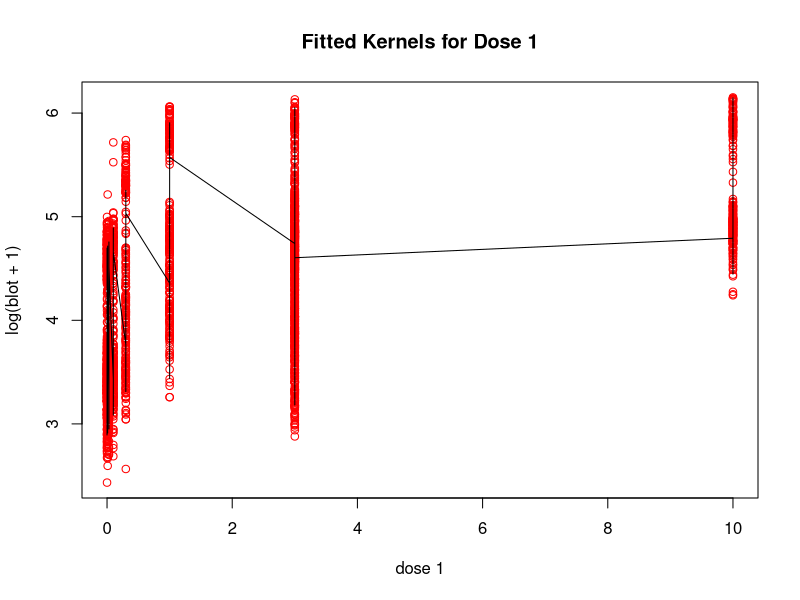
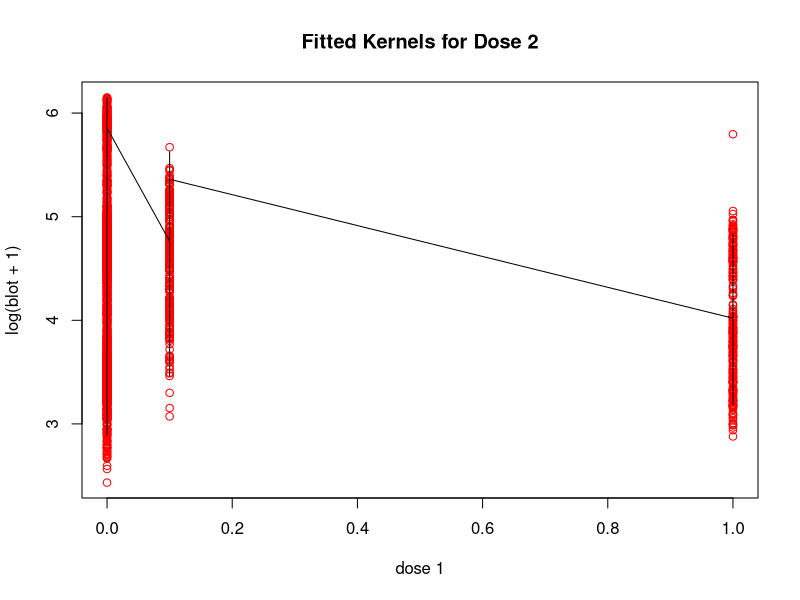
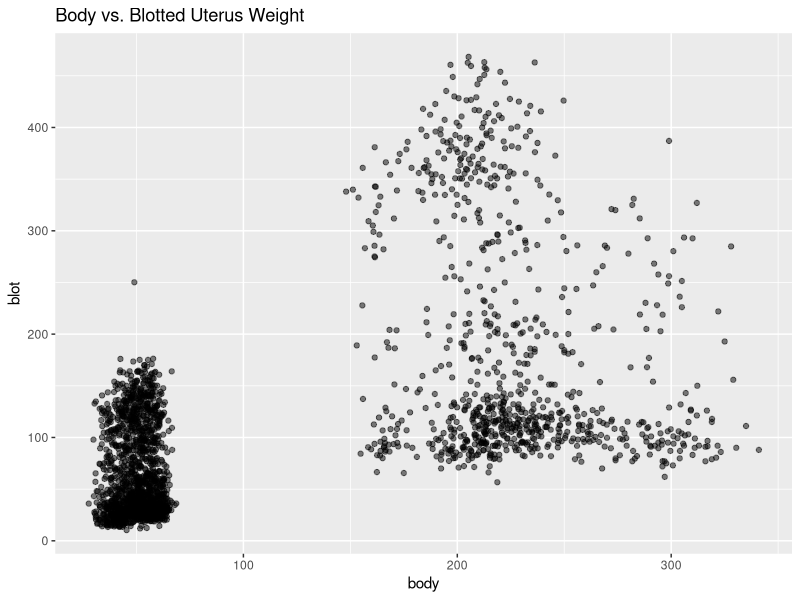
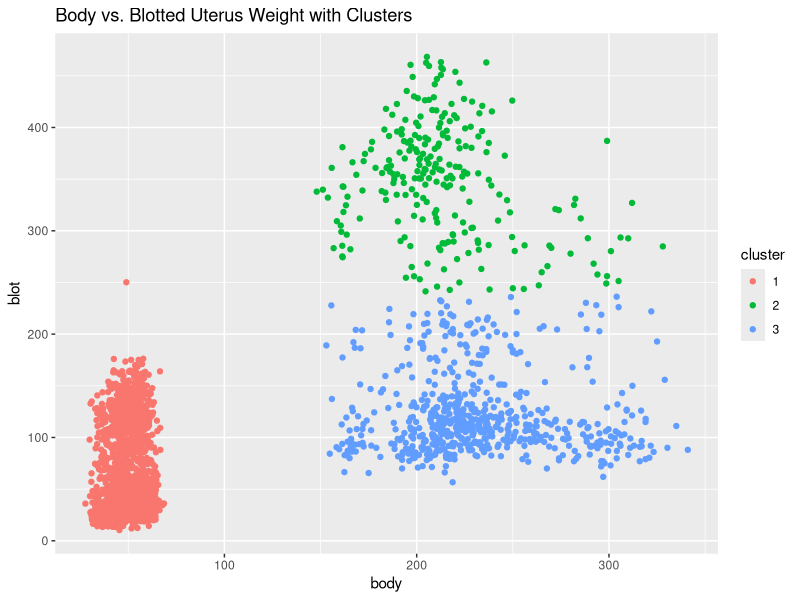

Reproduce these figures in R, in order. (Note: a time limit stopped this script after it produced the figures.)
## ---- chunk 1
library(dplyr)
library(lme4)
library(ggplot2)
library(magrittr)
library(knitr)
## ---- chunk 2
#Read in the data

dat <- read.table("case1.txt", header = T, stringsAsFactors = F, na.strings = ".", colClasses=c("character","character","numeric","numeric","numeric","numeric","numeric","numeric"))
dat <-  dat %>% filter(complete.cases(blot)) 
## ---- chunk 3
kable(head(dat))
## ---- chunk 4
#creates a kernel distribution for each covariate
#be careful of random samples--Big X can't have NAs
kern_distribution <- function(x,knots = 4) {
  ### s: #controls how wide the kernels are, s should be half the distance between two knots 
  ### tau: decides where the breaks are based on the number of knots
  ###knots: number of splits/peaks in the data
  ##x and y are the data
  
  tau <- seq(min(x), max(x), length.out = knots)
  s <- diff(tau)[1]/2
  X <- matrix(0, nrow=length(x),ncol=knots)
  for(i in 1:knots) {
    X[,i] <- x * dnorm(x, tau[i], s)
  }
  return(X)
}

#smoothing out the graph by predicting values for the fitted data
#same function as the kern distribution, but this time it is smoother
smooth_graph <- function(x,knots = 4) {
  tau <- seq(min(x), max(x), length.out = knots)
  s <- diff(tau)[1]/2
  x.predict <- seq(min(x), max(x), length.out=length(x))
  X.predict <- matrix(0, nrow=length(x.predict),ncol = knots)
  for(i in 1:knots) {
    X.predict[,i] <- x.predict * dnorm(x.predict, tau[i], s)
  }
  return(X.predict)
}
RMSE <- function(x,y) {return(sqrt(mean((y-x)^2)))} 
## ---- chunk 5

#attach(dat) ##attaches the data so we can just run through with the variable names

m2 <- lmer(log(blot + 1) ~ (1 + proto + kern_distribution(dose1, knots = 4) + kern_distribution(dose2, knots = 3)|lab) + kern_distribution(dose1, knots = 4) + kern_distribution(dose2, knots = 3) , data = dat)  #X + Z + R + S + random effect
#summary(m2)
## ---- chunk 6
plot(dat$dose1,log(dat$blot + 1), col = "red", main = "Fitted Kernels for Dose 1", ylab = "log(blot + 1)", xlab = "dose 1") #plots the true data
lines(sort(dat$dose1), fitted(m2)[order(dat$dose1)]) #shows how well the model fits the true data
#abline(v = tau)

plot(dat$dose2, log(dat$blot + 1), col = "red", main = "Fitted Kernels for Dose 2", ylab = "log(blot + 1)", xlab = "dose 1")
lines(sort(dat$dose2), fitted(m2)[order(dat$dose2)])
#abline(v = tau)

## ---- chunk 7
ggplot(data = dat, aes(x=body, y=blot))+geom_point(alpha=0.5) + ggtitle("Body vs. Blotted Uterus Weight")
## ---- chunk 8
library(cluster)
set.seed(20)
bodyCluster <- kmeans(dat[, c(6,8)], 3, nstart = 20)

bodyCluster$cluster <- as.factor(bodyCluster$cluster)
ggplot(dat, aes(body, blot, color = bodyCluster$cluster)) + geom_point() +
    labs(color = "cluster") + ggtitle("Body vs. Blotted Uterus Weight with Clusters") 

#Splits the body weight into 3 bins...
##add it back to the data & replace body with these 3 groups

dat$bodyClust <- bodyCluster$cluster
## ---- chunk 9
#smooth version
m3 <- lmer(log(blot + 1) ~ (1 + proto|lab) + smooth_graph(dose1, knots = 3) + smooth_graph(dose2, knots = 3) + smooth_graph(body, knots = 3), data = dat) #X + Z + R + S + random effect
summary(m3)

## ---- chunk 10
m4 <- lmer(log(blot+1) ~ (1 + proto + kern_distribution(dose1, knots = 4) + kern_distribution(dose2, knots = 3)|lab) + kern_distribution(dose1, knots = 4) + kern_distribution(dose2, knots = 3) + bodyClust, data = dat) 
#X + Z + R + S + random effect
#summary(m4)
## ---- chunk 11
plot(m4, main = 'Residuals vs. Fitted', xlab = "Fitted", ylab = "Residuals")
## ---- chunk 12
qqnorm(resid(m4))
## ---- chunk 13
R5 <- NULL
SD <- NULL
for(i in 1: 100) {
  samp <- sample(dim(dat)[1], dim(dat)[1]/10)
  test <- dat[samp,]
  train <- dat[-samp,]
  ufinmod <- lmer(log(blot + 1) ~ (1 + proto + kern_distribution(dose1, knots = 4) + kern_distribution(dose2, knots = 3)|lab) + kern_distribution(dose1, knots = 4) + kern_distribution(dose2, knots = 3) + bodyClust, data = dat) 
  p_finmod <- predict(ufinmod, test)
  SD <- rbind(SD, sd(log(test$blot + 1)))
  R5 <- rbind(R5, RMSE(p_finmod, log(test$blot+1)))
}
## ---- chunk 14
ggplot(dat, aes(body, blot, col = proto)) + geom_point()
